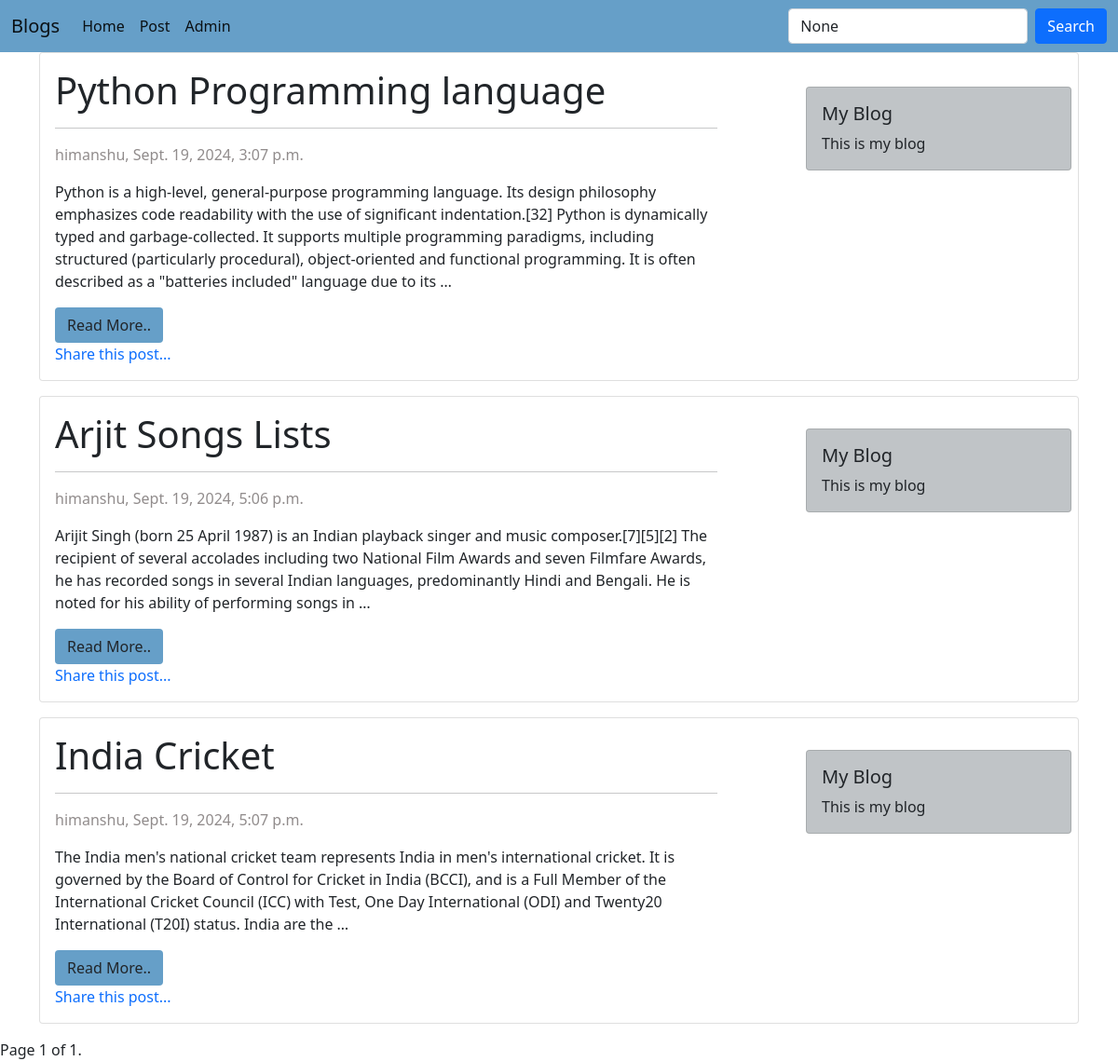
/blog/?page=2, run on an earlier commit of the app's database.
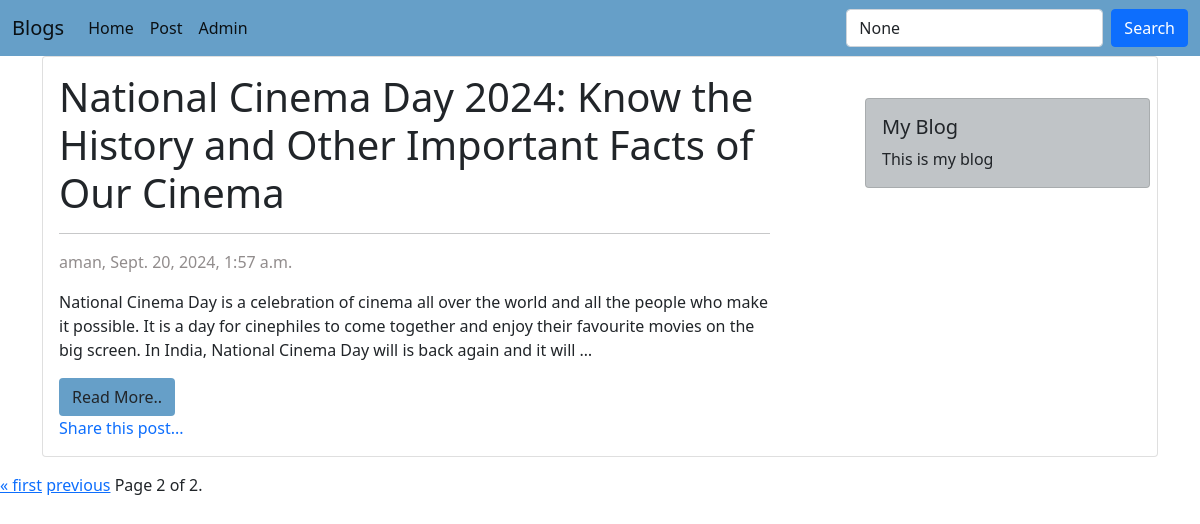
And on a later commit of the database.
### blog_app/models.py (models this page shows, shortened)
class Blogpost(models.Model):
    STATUS_CHOICES = (('draft', 'draft'),(  'published', 'published'),)
    blog_id=models.AutoField(primary_key=True)
    title=models.CharField(max_length=100)
    content=models.TextField()
    author=models.ForeignKey(User,on_delete=models.CASCADE)
    create_at=models.DateTimeField(auto_now_add=True,null=True)
    status=models.CharField(max_length=10,choices=STATUS_CHOICES,default='draft')
    tags=TaggableManager()

### blog_app/views.py (the view)
# urls.py: path('blog/', blog_view, name='blog'),
def blog_view(request):
    tag = request.GET.get('tag')  # Get the tag from the URL
    if tag:
        post = Blogpost.objects.filter(tags__name__in=[tag])
    else:
        post=Blogpost.objects.all()
    paginator=Paginator(post,5)
    page=request.GET.get('page')
    try:
        posts=paginator.page(page)
    except PageNotAnInteger:
        posts = paginator.page(1)
    except EmptyPage:
        posts = paginator.page(paginator.num_pages)
    data={
        'posts': posts,'tag': tag,
    }
    return render(request, 'app/blog.html',data)

### templates/app/blog.html (shortened to what this page needs)
{% extends "app/index.html" %}
{% block content %}
{% for b in posts %}
<div class="container">
    <div class="row">
        <div class="col-md-12 position-relative">
            <div class="card mb-3">
                <div class="row g-0">
                    <div class="col-md-8">
                        <div class="card-body">
                            <h1 class="card-title">{{ b.title }}</h1>
                            <hr>
                            <p style="color: #918c8c;">{{ b.author }}, {{ b.create_at }}</p>
                            <p class="card-text">{{ b.content|truncatewords:50|safe }}</p>
                            <a href="{% url 'blogpost' id=b.blog_id %}" class="btn"
                                style="background-color: #669fc8 ;">Read More..</a>
                            <div class="card-body mb-lg-0" style="padding: 0;">
                                <a href="{% url 'share_post_view' id=b.blog_id %}" class="text-decoration-none text-primary">Share this post...</a>
                            </div>
                        </div>
                    </div>
                </div>
            </div>
            <div class="col-md-3 position-absolute" style="top: 10%; right: 20px; z-index: 1;">
                <div class="card text-dark" style="background-color                         :#c0c4c7;"
                    style="padding: 10px;">
                    <div class="card-body">
                        <h5 class="card-title">My Blog</h5>
                        <p class="card-text">This is my blog</p>
                    </div>
                </div>
            </div>
        </div>
    </div>
</div>
{% endfor %}
    <span class="step-links">
        {% if posts.has_previous %}
            <a href="?page=1">&laquo; first</a>
            <a href="?page={{ posts.previous_page_number }}">previous</a>
        {% endif %}
        <span class="current">
            Page {{ posts.number }} of {{ posts.paginator.num_pages }}.
        </span>
    </span>
</div>
{% endblock %}

What changed in the data, as far as the page shows it:
no longer on this page (row edited): Blogpost: title "Python Programming language", author "himanshu", create_at "Sept. 19, 2024, 3:07 p.m.", content "Python is a high-level, general-purpose programming language. Its design philosophy emphasizes code readability with the use of significant indentation.[32] Python is dynamically typed and garbage-collected. It supports multiple programming paradigms, including structured (particularly procedural), object-oriented and functional programming. It is often described as a \"batteries included\" language due to its …"
no longer on this page (row edited): Blogpost: title "Arjit Songs Lists", author "himanshu", create_at "Sept. 19, 2024, 5:06 p.m.", content "Arijit Singh (born 25 April 1987) is an Indian playback singer and music composer.[7][5][2] The recipient of several accolades including two National Film Awards and seven Filmfare Awards, he has recorded songs in several Indian languages, predominantly Hindi and Bengali. He is noted for his ability of performing songs in …"
no longer on this page (row edited): Blogpost: title "India Cricket", author "himanshu", create_at "Sept. 19, 2024, 5:07 p.m.", content "The India men's national cricket team represents India in men's international cricket. It is governed by the Board of Control for Cricket in India (BCCI), and is a Full Member of the International Cricket Council (ICC) with Test, One Day International (ODI) and Twenty20 International (T20I) status. India are the …"
added Blogpost: title "National Cinema Day 2024: Know the History and Other Important Facts of Our Cinema", author "aman", create_at "Sept. 20, 2024, 1:57 a.m.", content "National Cinema Day is a celebration of cinema all over the world and all the people who make it possible. It is a day for cinephiles to come together and enjoy their favourite movies on the big screen. In India, National Cinema Day will is back again and it will …"
Also different on the page:
{{ posts.number }}: "1" → "2"
{{ posts.paginator.num_pages }}: "1" → "2"
text now shown: "« first previous"
